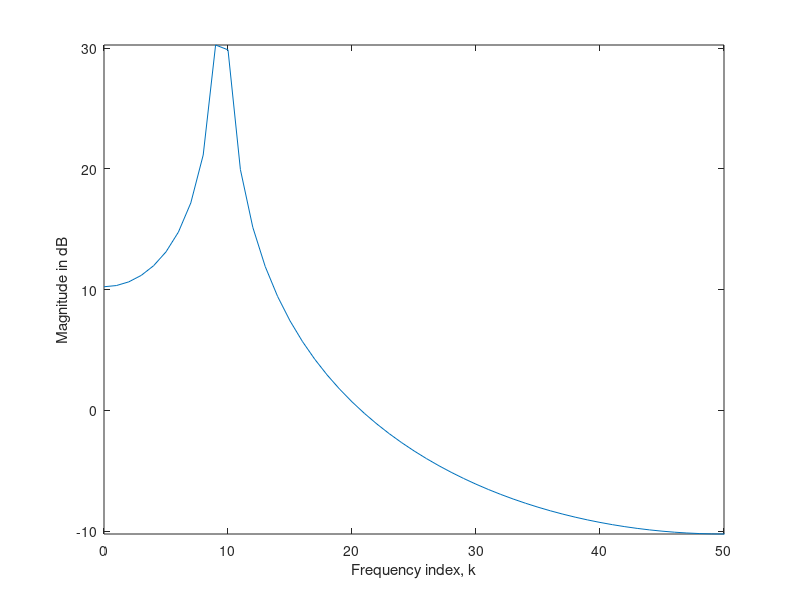

Write MATLAB code to recreate this figure.
N=100;
f=950;
fs=10000;
n=[0:N-1];
k=[0:N-1];
omega=2*pi*f/fs;
xn=sin(omega*n);
Xk=fft(xn, N);
magXk=20*log10(abs(Xk));
plot(k, magXk);
axis([0, N/2, -inf, inf]);
xlabel('Frequency index, k');
ylabel('Magnitude in dB');